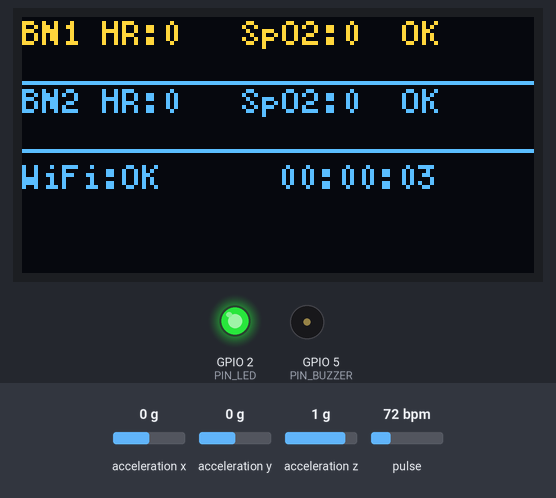
Recording of a program running on a simulated ESP32. On the bench: 128×64 one-colour display, output pins drawn as LEDs (lit = HIGH), buzzer (waves = sounding, pin HIGH). Wiring (from diagram.json): 2 × MPU-6050 motion sensor at I2C address 0x68:  / . The test bench sets the inputs (shaded band); at power-on: acceleration x 0 g, acceleration y 0 g, acceleration z 1 g, pulse 72 bpm. The OLED is the two-colour kind (top 16 rows yellow); WiFi joins after 1.5 s; servers stay silent unless stated; no MQTT or app messages arrive unless stated; web services answer with replies made up by the test bench; what the program prints to the serial monitor is not drawn.

Above: at 3.9 s.
At 21.5 s:
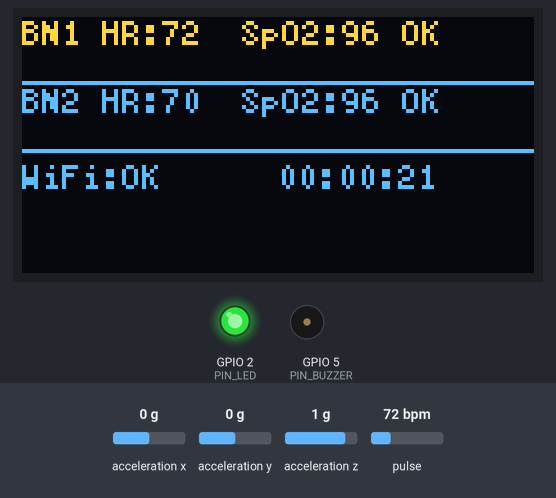
At 27.3 s:
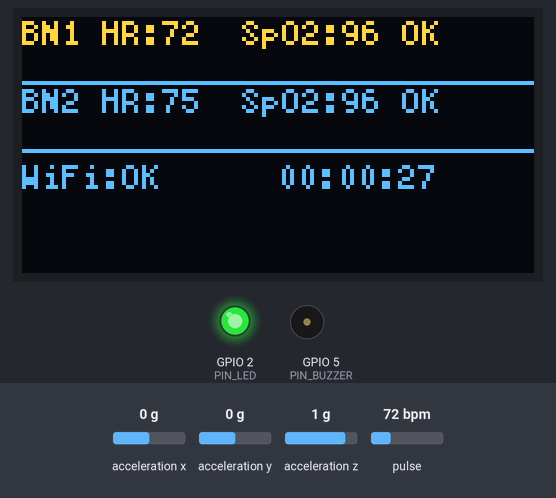
At 29.5 s:
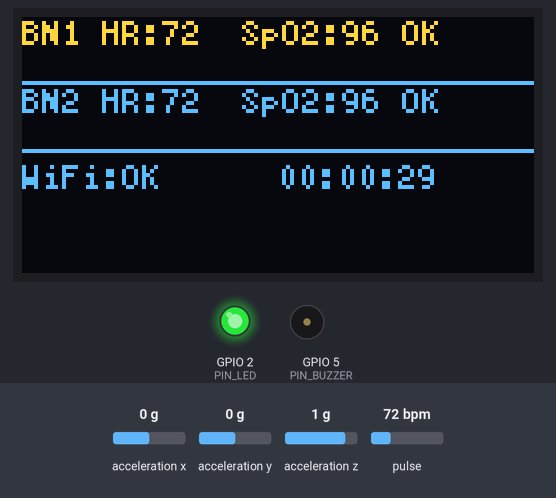
At 33.2 s:
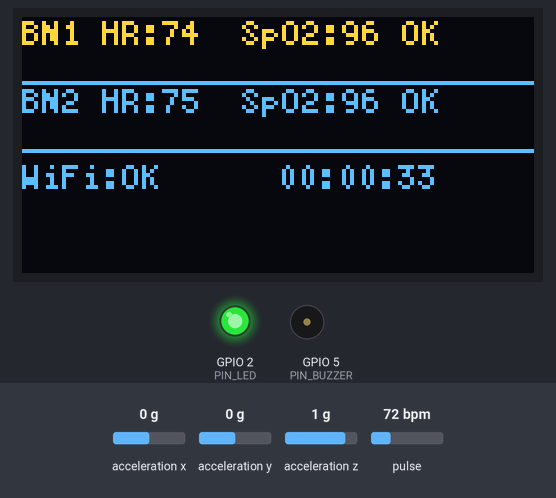
At 36.4 s:
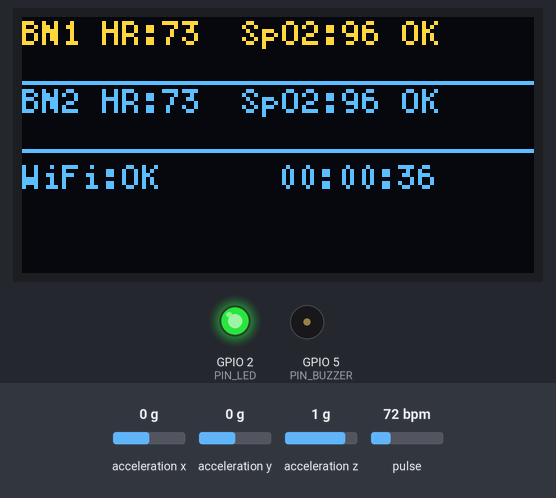

Measured:
- what the display in image 1 shows lasts 1.1 s, from 21.4 s to 22.5 s

The program:

main.cpp
```cpp
#include <Arduino.h>
#include <WiFi.h>
#include <freertos/FreeRTOS.h>
#include <freertos/task.h>
#include <freertos/semphr.h>

#include "config.h"

// WiFiManager chỉ dùng ở chế độ phần cứng thật (không cần khi chạy Wokwi)
#if !USE_MOCK_DATA
#include <WiFiManager.h>
#endif
#include "sensor/sensor.h"
#include "utils/filter.h"
#include "fall_detect/fall_detect.h"
#include "alert/alert.h"
#include "display/display.h"
#include "network/telegram.h"
#include "network/mqtt_client.h"

// ─── Dữ liệu toàn cục ─────────────────────────────────────────────────────
PatientData  patients[NUM_PATIENTS];
FilterBuffer filterBuf[NUM_PATIENTS];

// ─── Helper: chuyển state enum sang text tieng Viet khong dau ────────────
// Padding cung do rong 13 ky tu (theo "PHAT HIEN NGA") de cot log thang hang
static const char* stateText(PatientState s) {
    switch (s) {
        case STATE_NORMAL:   return "BINH THUONG  ";
        case STATE_WARNING:  return "CANH BAO     ";
        case STATE_CRITICAL: return "NGUY HIEM    ";
        case STATE_FALL:     return "PHAT HIEN NGA";
        default:             return "KHONG RO     ";
    }
}

// Mutex bảo vệ truy cập I2C Bus 0 giữa 2 task bệnh nhân
SemaphoreHandle_t wireMutex;

// ─── Khởi tạo WiFi ────────────────────────────────────────────────────────
// Mock mode (Wokwi): dùng WiFi hardcoded trong config.h (Wokwi-GUEST)
// Real hardware:     dùng WiFiManager captive portal — lần đầu không có WiFi
//                    đã lưu, ESP32 tự phát AP "Patient-Monitor-Setup", user
//                    cắm điện thoại vào và chọn WiFi nhà/phòng bệnh. Lần sau
//                    tự kết nối bằng credentials đã lưu trong flash.
static void wifiConnect() {
#if USE_MOCK_DATA
    Serial.printf("[WiFi] Ket noi %s", WIFI_SSID);
    WiFi.begin(WIFI_SSID, WIFI_PASSWORD);

    int timeout = 20; // 10 giây
    while (WiFi.status() != WL_CONNECTED && timeout-- > 0) {
        vTaskDelay(pdMS_TO_TICKS(500));
        Serial.print(".");
    }

    if (WiFi.status() == WL_CONNECTED) {
        Serial.printf("\n[WiFi] OK — IP: %s\n", WiFi.localIP().toString().c_str());
    } else {
        Serial.println("\n[WiFi] FAIL — tiep tuc khong co mang");
    }
#else
    WiFiManager wm;
    wm.setConfigPortalTimeout(180);   // tối đa 3 phút ở AP mode
    wm.setConnectTimeout(20);         // tối đa 20s thử kết nối WiFi đã lưu

    // Callback được gọi khi WiFiManager chuyển sang AP mode
    wm.setAPCallback([](WiFiManager* myWM) {
        Serial.println("\n[WiFi] Khong co WiFi da luu — mo captive portal");
        Serial.println("[WiFi] SSID: Patient-Monitor-Setup");
        Serial.println("[WiFi] Pass: 12345678");
        Serial.println("[WiFi] Vao: http://192.168.4.1");
        displayAPMode("Patient-Monitor", "12345678", "192.168.4.1");
    });

    // autoConnect():
    //   1. Thử kết nối bằng credentials đã lưu trong NVS (flash ESP32)
    //   2. Nếu thất bại → phát AP với SSID + password đã cho
    //   3. User cắm điện thoại vào AP → captive portal tự mở
    //   4. User chọn WiFi + nhập mật khẩu → lưu vào flash → ESP32 restart
    Serial.println("[WiFi] Kiem tra WiFi da luu...");
    if (wm.autoConnect("Patient-Monitor-Setup", "12345678")) {
        Serial.printf("[WiFi] OK — IP: %s\n", WiFi.localIP().toString().c_str());
    } else {
        Serial.println("[WiFi] Timeout portal — khoi dong lai sau 5s");
        delay(5000);
        ESP.restart();
    }
#endif
}

// Xoá WiFi đã lưu — dùng khi cần cấu hình lại. Không gọi ở code thường,
// chỉ để sẵn cho trường hợp cần reset từ main.cpp setup() khi debug.
void wifiResetSettings() {
#if !USE_MOCK_DATA
    WiFiManager wm;
    wm.resetSettings();
    Serial.println("[WiFi] Da xoa credentials, restart de cau hinh lai");
    delay(1000);
    ESP.restart();
#endif
}

// ─── Task bệnh nhân (chạy trên Core 0, priority 3) ────────────────────────
// Mỗi bệnh nhân có 1 task riêng, nhận patientId qua tham số
static void taskPatient(void* pvParameters) {
    int id = (int)(intptr_t)pvParameters;
    Serial.printf("[Task] taskPatient%d started on core %d\n", id, xPortGetCoreID());

    for (;;) {
        // ── Đọc cảm biến (bảo vệ I2C Bus 0 bằng mutex) ──────────────────
        if (xSemaphoreTake(wireMutex, pdMS_TO_TICKS(50)) == pdTRUE) {
            readPatient(id, &patients[id]);
            xSemaphoreGive(wireMutex);
        }

        // ── Lọc nhiễu moving average (window 5) ─────────────────────────
        patients[id].hr   = movingAverage(&filterBuf[id],
                                          filterBuf[id].hrBuffer,
                                          patients[id].hr);
        patients[id].spo2 = movingAverage(&filterBuf[id],
                                          filterBuf[id].spo2Buffer,
                                          patients[id].spo2);
        advanceFilter(&filterBuf[id]);

        // ── Tính SMA ────────────────────────────────────────────────────
        patients[id].sma = calcSMA(patients[id].ax,
                                   patients[id].ay,
                                   patients[id].az);

        // ── Phát hiện ngã ────────────────────────────────────────────────
        if (detectFall(id, patients[id].ax, patients[id].ay, patients[id].az)) {
            patients[id].fallDetected = true;
        }

        // ── Kiểm tra ngưỡng (alert FSM) ─────────────────────────────────
        bool stateChanged = checkThresholds(&patients[id]);

        // ── Cảnh báo nếu state thay đổi ─────────────────────────────────
        if (stateChanged) {
            triggerBuzzer(patients[id].state);
            sendAlert(&patients[id]);

            Serial.printf("\n>>> [BN#%d] Doi trang thai: %s -> %s  |  "
                          "Nhip tim=%.0f BPM, SpO2=%.0f%%, SMA=%.2fg\n\n",
                          id + 1,
                          stateText(patients[id].prevState),
                          stateText(patients[id].state),
                          patients[id].hr,
                          patients[id].spo2,
                          patients[id].sma);
        }

        // ── Xử lý sau phát hiện ngã ─────────────────────────────────────
        if (patients[id].fallDetected) {
            patients[id].fallDetected = false;
            resetFallState(id);
        }

        // ── Cảm biến mất kết nối ─────────────────────────────────────────
        if (!patients[id].sensorConnected) {
            unsigned long now = millis();
            if ((now - patients[id].lastAlertSent) >= TELEGRAM_COOLDOWN_MS) {
                // Lay ten benh nhan tu config
                static const char* names[MAX_PATIENTS] = {
                    PATIENT_NAME_BN1, PATIENT_NAME_BN2,
                    PATIENT_NAME_BN3, PATIENT_NAME_BN4
                };
                String patName = (names[id] && names[id][0])
                    ? String(names[id]) + " (BN#" + String(id+1) + ")"
                    : "Benh nhan #" + String(id+1);
                String msg = "MAT KET NOI CAM BIEN -- " + patName +
                             "\nKiem tra lai ket noi vat ly";
                sendTelegram(msg);
                patients[id].lastAlertSent = now;
            }
        }

        vTaskDelay(pdMS_TO_TICKS(SENSOR_READ_MS));
    }
}

// ─── Task hiển thị OLED (Core 1, priority 1) ──────────────────────────────
static void taskDisplay(void* pvParameters) {
    Serial.printf("[Task] taskDisplay started on core %d\n", xPortGetCoreID());
    static int debugCount = 0;
    for (;;) {
        updateDisplay(patients, NUM_PATIENTS);

        // Debug: in bang trang thai moi 2 giay (moi 4 lan update × 500ms)
        if (++debugCount >= 4) {
            debugCount = 0;
            Serial.println("--------------------------------------------------------------------------------");
            for (int i = 0; i < NUM_PATIENTS; i++) {
                const PatientData& p = patients[i];
                Serial.printf("BN#%d | Nhip tim:%3.0f BPM | SpO2:%3.0f%% | "
                              "Gia toc(%+.2f,%+.2f,%+.2f) SMA=%.2fg | Trang thai: %s | Cam bien: %s\n",
                              i + 1,
                              p.hr, p.spo2,
                              p.ax, p.ay, p.az, p.sma,
                              stateText(p.state),
                              p.sensorConnected ? "OK " : "MAT ket noi");
            }
        }

        vTaskDelay(pdMS_TO_TICKS(DISPLAY_UPDATE_MS));
    }
}

// ─── Task WiFi + MQTT (Core 1, priority 2) ───────────────────────────────
// WiFi kết nối ở nền — KHÔNG chặn monitoring. Nếu không có WiFi,
// hệ thống vẫn đo + hiển thị OLED + kêu buzzer bình thường.
static void taskNetwork(void* pvParameters) {
    Serial.printf("[Task] taskNetwork started on core %d\n", xPortGetCoreID());

    // Bước 1: kết nối WiFi (blocking nhưng ở task riêng, không ảnh hưởng sensor)
    wifiConnect();

    // Bước 2: khởi tạo MQTT sau khi WiFi xong
    if (WiFi.status() == WL_CONNECTED) {
        mqttSetup();
    }

    // ── TEST Telegram 1 lần khi boot (xoá sau khi test xong) ─────────────
    if (WiFi.status() == WL_CONNECTED) {
        sendTelegram("Test tu ESP32 Patient Monitor — he thong da khoi dong");
    }

    // Bước 3: vòng lặp publish MQTT
    for (;;) {
        if (WiFi.status() == WL_CONNECTED) {
            mqttLoop();
            for (int i = 0; i < NUM_PATIENTS; i++) {
                publishPatient(&patients[i]);
            }
        }
        vTaskDelay(pdMS_TO_TICKS(MQTT_PUBLISH_MS));
    }
}

// ─── setup() ──────────────────────────────────────────────────────────────
void setup() {
    Serial.begin(115200);
    delay(500);
    Serial.println("\n===== Patient Monitor System =====");

    // GPIO
    pinMode(PIN_BUZZER, OUTPUT);
    digitalWrite(PIN_BUZZER, LOW);
    pinMode(PIN_LED, OUTPUT);
    digitalWrite(PIN_LED, LOW);

    // Mutex bảo vệ I2C Bus 0
    wireMutex = xSemaphoreCreateMutex();

    // Khởi tạo các module — sensor + display TRƯỚC, WiFi SAU
    // Hệ thống bắt đầu đo ngay, WiFi là tùy chọn
    sensorSetup();
    displaySetup();
    fallDetectInit();

    // Khởi tạo mảng dữ liệu bệnh nhân và filter buffer
    for (int i = 0; i < NUM_PATIENTS; i++) {
        memset(&patients[i],   0, sizeof(PatientData));
        memset(&filterBuf[i],  0, sizeof(FilterBuffer));
        patients[i].id           = i;
        patients[i].state        = STATE_NORMAL;
        patients[i].prevState    = STATE_NORMAL;
        patients[i].sensorConnected = true;
        // Điền sẵn giá trị khởi đầu hợp lý để filter ổn định nhanh hơn
        for (int w = 0; w < FILTER_WINDOW; w++) {
            filterBuf[i].hrBuffer[w]   = (i == 0) ? 72.0f : 68.0f;
            filterBuf[i].spo2Buffer[w] = (i == 0) ? 97.0f : 98.0f;
        }
        filterBuf[i].index  = 0;
        filterBuf[i].filled = true;
    }

    // Tạo FreeRTOS tasks — 1 task per bệnh nhân trên Core 0
    char taskName[16];
    for (int i = 0; i < NUM_PATIENTS; i++) {
        snprintf(taskName, sizeof(taskName), "taskPatient%d", i);
        xTaskCreatePinnedToCore(taskPatient, taskName,
                                8192, (void*)(intptr_t)i,
                                3, NULL, 0);
    }

    // taskDisplay — Core 1, priority 1
    xTaskCreatePinnedToCore(taskDisplay, "taskDisplay",
                            4096, NULL,
                            1, NULL, 1);

    // taskNetwork — Core 1, priority 2 (WiFi + MQTT chạy nền)
    xTaskCreatePinnedToCore(taskNetwork, "taskNetwork",
                            8192, NULL,
                            2, NULL, 1);

    Serial.println("[Setup] Tat ca tasks da khoi chay");
    digitalWrite(PIN_LED, HIGH); // LED bật = hệ thống sẵn sàng
}

// ─── loop() ───────────────────────────────────────────────────────────────
// Không chứa logic — toàn bộ xử lý nằm trong FreeRTOS tasks
void loop() {
    vTaskDelay(pdMS_TO_TICKS(10000));
}
```

alert.cpp
```cpp
#include "alert.h"
#include <freertos/FreeRTOS.h>
#include <freertos/task.h>

bool checkThresholds(PatientData* data) {
    data->prevState = data->state;

    if (!data->sensorConnected) {
        // Cảm biến mất kết nối — không thay đổi state alert, xử lý riêng ở main
        return false;
    }

    if (data->fallDetected) {
        data->state = STATE_FALL;
    } else if (data->spo2 < SPO2_CRITICAL ||
               data->hr  < HR_CRITICAL_LOW ||
               data->hr  > HR_CRITICAL_HIGH) {
        data->state = STATE_CRITICAL;
    } else if (data->spo2 < SPO2_WARNING ||
               data->hr  < HR_WARNING_LOW ||
               data->hr  > HR_WARNING_HIGH) {
        data->state = STATE_WARNING;
    } else {
        data->state = STATE_NORMAL;
    }

    return (data->state != data->prevState);
}

// Mang ten benh nhan, index = patientId
static const char* PATIENT_NAMES[MAX_PATIENTS] = {
    PATIENT_NAME_BN1,
    PATIENT_NAME_BN2,
    PATIENT_NAME_BN3,
    PATIENT_NAME_BN4
};

// Lay ten hien thi: "Ten That (BN#N)" neu co ten, "Benh nhan #N" neu khong
static String getPatientName(int id) {
    String fallback = "Benh nhan #" + String(id + 1);
    if (id < 0 || id >= MAX_PATIENTS) return fallback;
    const char* name = PATIENT_NAMES[id];
    if (!name || !name[0]) return fallback;
    return String(name) + " (BN#" + String(id + 1) + ")";
}

String buildAlertMessage(const PatientData* data) {
    // Lấy thời gian hệ thống dạng HH:MM:SS từ millis()
    unsigned long t = millis() / 1000UL;
    char timeStr[12];
    snprintf(timeStr, sizeof(timeStr), "%02lu:%02lu:%02lu",
             t / 3600UL, (t % 3600UL) / 60UL, t % 60UL);

    String patName = getPatientName(data->id);
    String msg;

    switch (data->state) {
        case STATE_WARNING:
            msg  = "!! CANH BAO -- " + patName + "\n";
            msg += "SpO2 : " + String((int)data->spo2) + "%  (nguong: <94%)\n";
            msg += "HR   : " + String((int)data->hr)   + " BPM\n";
            msg += "[" + String(timeStr) + "]";
            break;

        case STATE_CRITICAL:
            msg  = "!!! NGUY HIEM -- " + patName + "\n";
            msg += "SpO2 : " + String((int)data->spo2) + "%  (nguong: <90%)\n";
            msg += "HR   : " + String((int)data->hr)   + " BPM\n";
            msg += "[" + String(timeStr) + "]";
            break;

        case STATE_FALL:
            msg  = "PHAT HIEN NGA -- " + patName + "\n";
            msg += "SpO2 : " + String((int)data->spo2) + "%\n";
            msg += "HR   : " + String((int)data->hr)   + " BPM\n";
            msg += "Can kiem tra ngay!\n";
            msg += "[" + String(timeStr) + "]";
            break;

        case STATE_NORMAL:
        default:
            msg  = "BINH THUONG -- " + patName + "\n";
            msg += "SpO2 : " + String((int)data->spo2) + "%\n";
            msg += "HR   : " + String((int)data->hr)   + " BPM\n";
            msg += "[" + String(timeStr) + "]";
            break;
    }
    return msg;
}

void triggerBuzzer(PatientState state) {
    switch (state) {
        case STATE_WARNING:
            // 3 tiếng dài — nghe rõ hơn
            for (int i = 0; i < 10; i++) {
                tone(PIN_BUZZER, 2000, 500);  // 2kHz, 500ms
                vTaskDelay(pdMS_TO_TICKS(700));
            }
            break;

        case STATE_CRITICAL:
            // 5 tiếng gấp, tần số cao hơn
            for (int i = 0; i < 15; i++) {
                tone(PIN_BUZZER, 3000, 400);  // 3kHz, 400ms
                vTaskDelay(pdMS_TO_TICKS(500));
            }
            break;

        case STATE_FALL:
            // Liên tục 8 tiếng rất gấp
            for (int i = 0; i < 20; i++) {
                tone(PIN_BUZZER, 4000, 300);  // 4kHz, 300ms
                vTaskDelay(pdMS_TO_TICKS(350));
            }
            break;

        case STATE_NORMAL:
        default:
            noTone(PIN_BUZZER);
            break;
    }
}
```

alert.h
```cpp
#pragma once
#include "../config.h"

// So sánh HR, SpO2, fallDetected với ngưỡng trong config.h.
// Cập nhật data->state và data->prevState.
// Trả về true nếu state thay đổi (cần gửi cảnh báo mới).
bool checkThresholds(PatientData* data);

// Tạo nội dung tin nhắn Telegram theo trạng thái hiện tại của bệnh nhân.
String buildAlertMessage(const PatientData* data);

// Điều khiển Buzzer theo mức độ cảnh báo:
//   WARNING  → 1 tiếng
//   CRITICAL → 3 tiếng
//   FALL     → liên tục (5 tiếng ngắn)
//   NORMAL   → tắt
void triggerBuzzer(PatientState state);
```

display.h
```cpp
#pragma once
#include "../config.h"

// Khởi tạo OLED SSD1306 trên I2C Bus 1 (GPIO18=SDA, GPIO19=SCL).
// Gọi trong setup() của main.
void displaySetup();

// Render toàn bộ layout lên màn hình OLED 128×64px.
// Hiển thị HR, SpO2, trạng thái cho count bệnh nhân.
// Nhấp nháy vùng tương ứng khi có cảnh báo.
void updateDisplay(PatientData patients[], int count);

// Hiển thị hướng dẫn khi ESP32 đang ở AP mode (captive portal WiFiManager).
// Người dùng cần cắm điện thoại vào AP này để cấu hình WiFi nhà.
void displayAPMode(const char* apSsid, const char* apPwd, const char* ip);
```

fall_detect.h
```cpp
#pragma once
#include "../config.h"

// Khởi tạo toàn bộ state machine cho các bệnh nhân
void fallDetectInit();

// Chạy FSM phát hiện ngã cho bệnh nhân patientId với gia tốc (ax, ay, az) tính bằng g.
// Trả về true khi xác nhận ngã, false trong các trường hợp còn lại.
bool detectFall(int patientId, float ax, float ay, float az);

// Reset state machine về IDLE sau khi đã xử lý cảnh báo ngã
void resetFallState(int patientId);
```

mqtt_client.h
```cpp
#pragma once
#include "../config.h"

// Cấu hình PubSubClient và kết nối đến MQTT broker.
// Gọi trong setup() của main sau khi WiFi đã kết nối.
void mqttSetup();

// Duy trì kết nối MQTT: tự động reconnect nếu mất, gọi client.loop().
// Gọi định kỳ từ taskMQTT.
void mqttLoop();

// Publish dữ liệu 1 bệnh nhân lên 4 topic MQTT:
//   hospital/ward1/patient/{id}/hr
//   hospital/ward1/patient/{id}/spo2
//   hospital/ward1/patient/{id}/state
//   hospital/ward1/patient/{id}/fall
void publishPatient(const PatientData* data);
```

Source omitted: display.cpp (3904 bytes), fall_detect.cpp (2033 bytes), mqtt_client.cpp (2033 bytes), telegram.cpp (2936 bytes), telegram.h (562 bytes), sensor.cpp (14365 bytes), sensor.h (1042 bytes), filter.cpp (587 bytes), filter.h (470 bytes), config.h (5105 bytes)
